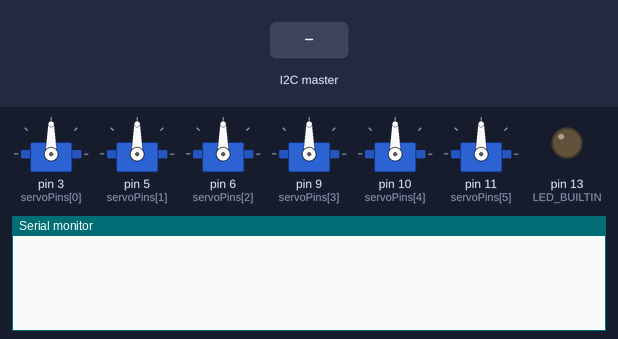
This sketch was run on a simulated Arduino Uno, built with avr-gcc and run on an emulated ATmega328P. Parts: 6 × servo, output pins drawn as LEDs (lit = HIGH), the last lines printed to the serial monitor. The test bench sets the inputs (shaded band).

Above: at 1.2 s.
1.3 s: the I2C master sends the byte 1
At 1.31 s:
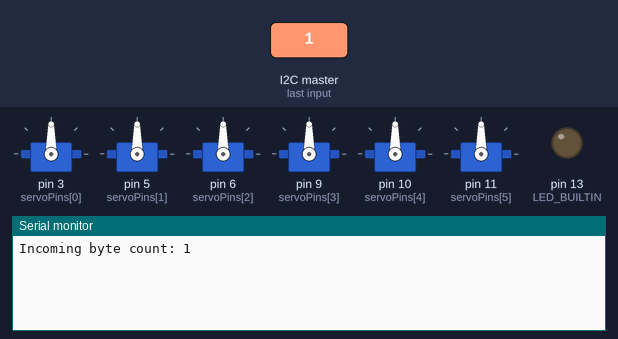
At 2.1 s:
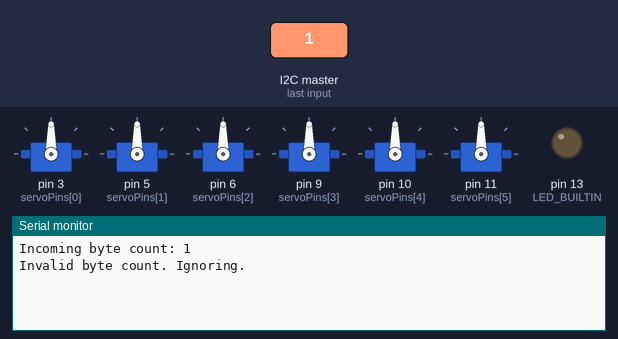

Measured:
- after the input at 1.3 s, the serial monitor: prints a new line at once (image 1)

The sketch:

Arduino.ino
```cpp
#include <Wire.h>
#include <Servo.h>

const int NUM_SERVOS = 6;           // You can increase as needed
Servo servos[NUM_SERVOS];
int servoPins[NUM_SERVOS] = {3, 5, 6, 9, 10, 11};  // Physical pin numbers
byte address = 8;
int currMessageLength = 0;

void setup() {
  Serial.begin(9600);
  Wire.begin(address);
  Wire.onReceive(receiveEvent);
  pinMode(LED_BUILTIN, OUTPUT);

  for (int i = 0; i < NUM_SERVOS; i++) {
    servos[i].attach(servoPins[i]);
    servos[i].write(90);  // Set to neutral position
  }
}

void loop() {
  //   // turn the LED on (HIGH is the voltage level)
  //delay(1000);                       // wait for a second
  digitalWrite(LED_BUILTIN, LOW);    // turn the LED off by making the voltage LOW
  //delay(1000);                       // wait for a second
}

/*
  if (currMessageLength = 0){
    if (count > 2){
    desregard command
    set length
    }
  } else if(currMessageLength <= count){
  process message
  }
  */
void receiveEvent(int count) {
  digitalWrite(LED_BUILTIN, HIGH);

  Serial.print("Incoming byte count: ");
  Serial.println(count);

  if (count < 3 || (count - 1) % 2 != 0) {
    Serial.println("Invalid byte count. Ignoring.");
    return;
  }

  Wire.read();  // Discard command byte

  while (Wire.available() >= 2) {
    byte servoIndex = Wire.read();
    byte actuation = Wire.read();

    Serial.print("Servo ");
    Serial.print(servoIndex);
    Serial.print(" -> ");
    Serial.println(actuation);

    if (servoIndex < NUM_SERVOS) {
      int angle = map(actuation, 0, 255, 0, 180);
      servos[servoIndex].write(angle);
    }
  }
}
```
